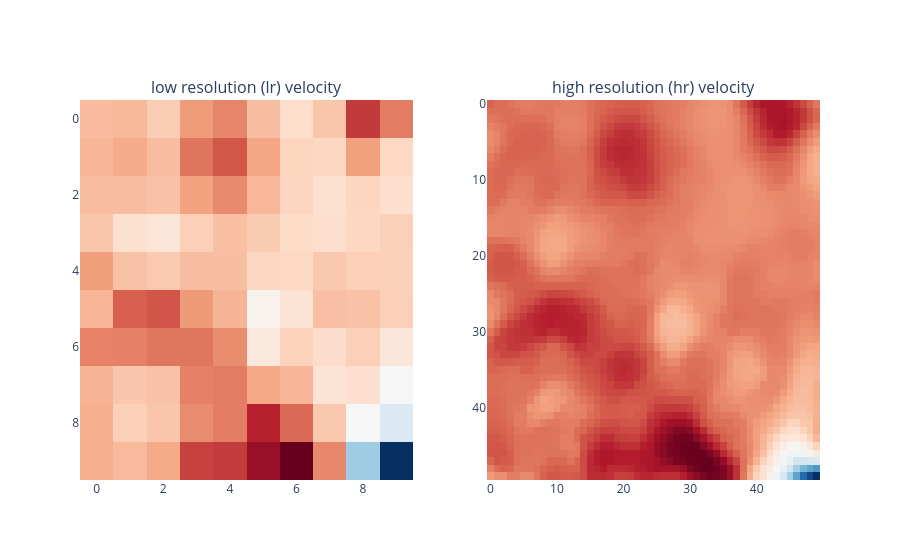

Notebook cell for this chart:
### Code cell
fig = make_subplots(rows = 1, cols = 2,
                    subplot_titles = ("low resolution (lr) velocity", "high resolution (hr) velocity"))

fig.add_trace(go.Heatmap(z = lr_scene_vel_tensor[0].squeeze(), 
                           colorscale = 'RdBu_r'),
                           row = 1, col = 1)

fig.add_trace(go.Heatmap(z = hr_scene_vel_tensor[0].squeeze(), 
                           colorscale = 'RdBu_r'),
                           row = 1, col = 2)

fig.update_layout(plot_bgcolor = 'rgba(0,0,0,0)')
# matrix style
fig.update_yaxes(autorange = "reversed")
fig.update_traces(showscale = False)
fig.show()

### Figure 1 — Plotly figure (JSON) as saved in the notebook; plotly's stock layout.template omitted (floating-point values rounded to 4 significant figures; data arrays with more than 128 entries replaced by an {"elided": "..."} marker saying what was removed)
{"data": [{"colorscale": [[0, "rgb(5,48,97)"], [0.1, "rgb(33,102,172)"], [0.2, "rgb(67,147,195)"], [0.3, "rgb(146,197,222)"], [0.4, "rgb(209,229,240)"], [0.5, "rgb(247,247,247)"], [0.6, "rgb(253,219,199)"], [0.7, "rgb(244,165,130)"], [0.8, "rgb(214,96,77)"], [0.9, "rgb(178,24,43)"], [1, "rgb(103,0,31)"]], "showscale": false, "type": "heatmap", "xaxis": "x", "yaxis": "y", "z": [[1.636, 1.79, 0.718, 3.235, 4.151, 1.468, -0.3686, 1.053, 7.25, 4.547], [1.907, 2.404, 1.55, 4.843, 6.088, 2.706, 0.241, 0.1097, 3.009, 0.01667], [1.502, 1.523, 1.223, 2.899, 3.92, 1.853, 0.16, -0.7045, 0.1657, -0.5258], [1.041, -0.6273, -1.132, 0.5125, 1.404, 0.7305, -0.1757, -0.444, 0.1003, 0.5104], [3.116, 1.361, 0.8414, 1.492, 1.455, 0.07723, -0.01552, 0.9279, 0.5232, 0.4236], [1.863, 5.699, 6.152, 3.239, 1.929, -2.349, -0.8827, 1.375, 1.263, 0.5213], [4.265, 4.32, 4.774, 4.764, 3.819, -1.407, 0.3765, -0.3585, 0.5448, -1.252], [1.957, 0.9516, 1.227, 4.316, 4.511, 2.626, 1.902, -1.039, -0.537, -3.121], [2.273, 0.5321, 1.064, 3.887, 4.435, 8.29, 5.292, 0.9136, -2.95, -5.158], [2.205, 1.688, 2.554, 6.935, 7.193, 9.63, 11.53, 4.076, -8.213, -17.56]]}, {"colorscale": [[0, "rgb(5,48,97)"], [0.1, "rgb(33,102,172)"], [0.2, "rgb(67,147,195)"], [0.3, "rgb(146,197,222)"], [0.4, "rgb(209,229,240)"], [0.5, "rgb(247,247,247)"], [0.6, "rgb(253,219,199)"], [0.7, "rgb(244,165,130)"], [0.8, "rgb(214,96,77)"], [0.9, "rgb(178,24,43)"], [1, "rgb(103,0,31)"]], "showscale": false, "type": "heatmap", "xaxis": "x2", "yaxis": "y2", "z": {"elided": "50x50 float values"}}], "layout": {"annotations": [{"font": {"size": 16}, "showarrow": false, "text": "low resolution (lr) velocity", "x": 0.225, "xanchor": "center", "xref": "paper", "y": 1, "yanchor": "bottom", "yref": "paper"}, {"font": {"size": 16}, "showarrow": false, "text": "high resolution (hr) velocity", "x": 0.775, "xanchor": "center", "xref": "paper", "y": 1, "yanchor": "bottom", "yref": "paper"}], "plot_bgcolor": "rgba(0,0,0,0)", "xaxis": {"anchor": "y", "domain": [0, 0.45]}, "xaxis2": {"anchor": "y2", "domain": [0.55, 1]}, "yaxis": {"anchor": "x", "autorange": "reversed", "domain": [0, 1]}, "yaxis2": {"anchor": "x2", "autorange": "reversed", "domain": [0, 1]}}}
